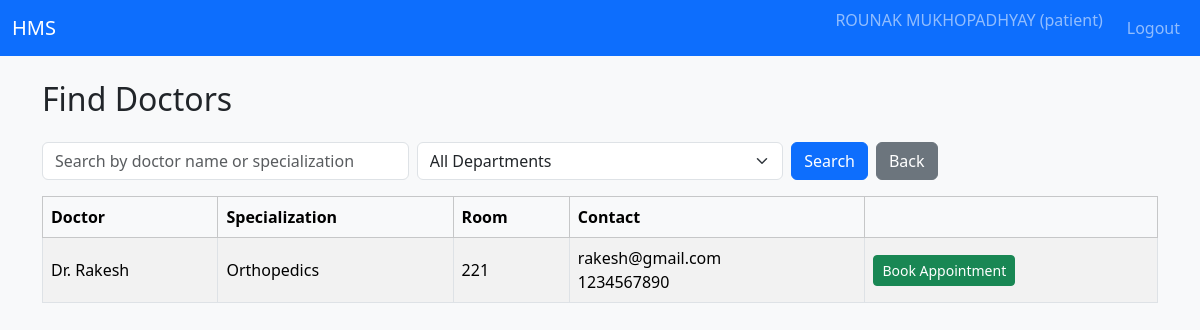
Before: /patient/doctors (signed in) with the older database file.
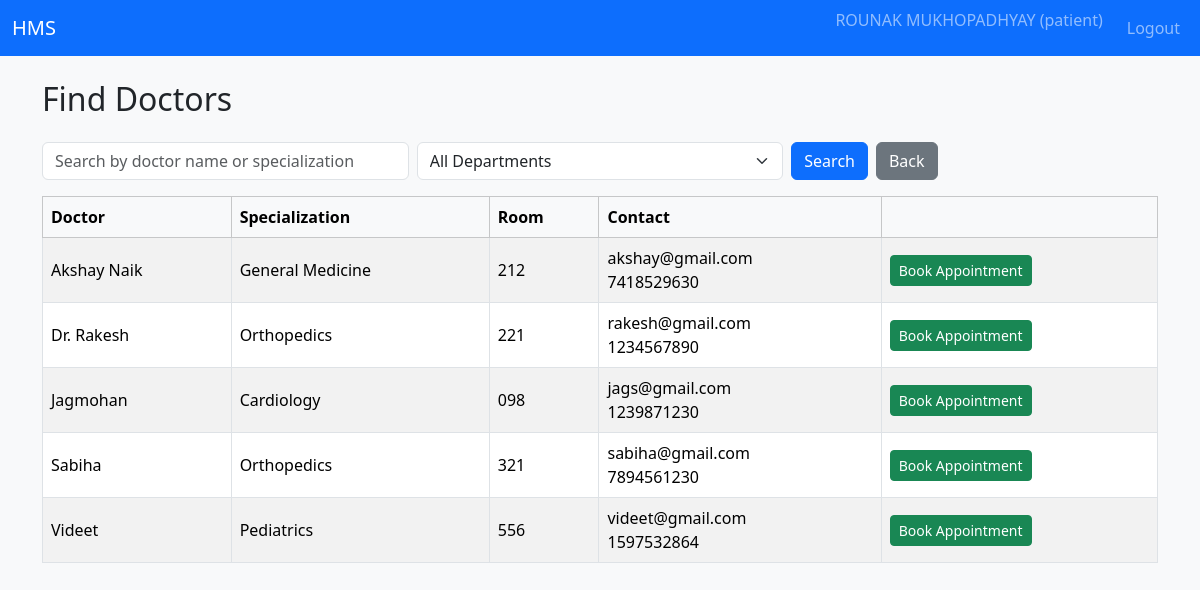
After: the same page with the newer database file.
### tables this page shows
CREATE TABLE doctors (
            id INTEGER PRIMARY KEY AUTOINCREMENT,
            user_id INTEGER NOT NULL,
            department_id INTEGER,
            bio TEXT,
            room_no TEXT,
            is_blacklisted INTEGER NOT NULL DEFAULT 0,
            FOREIGN KEY(user_id) REFERENCES users(id),
            FOREIGN KEY(department_id) REFERENCES departments(id)
        );

CREATE TABLE users (
            id INTEGER PRIMARY KEY AUTOINCREMENT,
            username TEXT UNIQUE NOT NULL,
            password_hash TEXT NOT NULL,
            full_name TEXT NOT NULL,
            email TEXT,
            phone TEXT,
            role TEXT NOT NULL CHECK(role IN ('admin', 'doctor', 'patient')),
            is_active INTEGER NOT NULL DEFAULT 1,
            created_at TEXT NOT NULL
        );

CREATE TABLE departments (
            id INTEGER PRIMARY KEY AUTOINCREMENT,
            name TEXT UNIQUE NOT NULL,
            description TEXT,
            created_at TEXT NOT NULL
        );

### controllers/routes.py (the view)
@main_bp.route("/patient/doctors")
@login_required
@role_required("patient")
def patient_doctors():
    q = request.args.get("q", "").strip()
    department_id = request.args.get("department_id", "").strip()
    conn = get_db_connection()
    cur = conn.cursor()
    query = """
        SELECT d.id AS doctor_id,
               u.full_name,
               u.email,
               u.phone,
               d.room_no,
               dept.name AS dept_name
        FROM doctors d
        JOIN users u ON d.user_id = u.id
        LEFT JOIN departments dept ON d.department_id = dept.id
        WHERE d.is_blacklisted = 0 AND u.is_active = 1
    """
    params = []
    if department_id:
        query += " AND dept.id = ?"
        params.append(department_id)
    if q:
        query += " AND (u.full_name LIKE ? OR dept.name LIKE ?)"
        like_q = f"%{q}%"
        params.extend([like_q, like_q])
    query += " ORDER BY u.full_name;"
    cur.execute(query, params)
    doctors = cur.fetchall()
    cur.execute("SELECT * FROM departments ORDER BY name;")
    departments = cur.fetchall()
    conn.close()
    return render_template("patient_doctors.html", doctors=doctors, departments=departments)

### controllers/routes.py (called while the page is built)
def login_required(view_func):
    @wraps(view_func)
    def wrapped(*args, **kwargs):
        if "user_id" not in session:
            flash("Please log in to continue.", "warning")
            return redirect(url_for("main.login"))
        return view_func(*args, **kwargs)
    return wrapped

def role_required(role):
    def decorator(view_func):
        @wraps(view_func)
        def wrapped(*args, **kwargs):
            if "user_id" not in session or session.get("role") != role:
                flash("Unauthorized access.", "danger")
                return redirect(url_for("main.login"))
            return view_func(*args, **kwargs)
        return wrapped
    return decorator

### models/models.py (called while the page is built)
def get_db_connection():
    conn = sqlite3.connect(DB_PATH)
    conn.row_factory = sqlite3.Row
    return conn

### templates/patient_doctors.html (shortened to what this page needs)
{% extends "base.html" %}
{% block content %}
<h2>Find Doctors</h2>
<form class="row g-2 mt-3 mb-3" method="GET" action="{{ url_for('main.patient_doctors') }}">
    <div class="col-md-4">
        <input
            type="text"
            class="form-control"
            name="q"
            placeholder="Search by doctor name or specialization"
            value="{{ request.args.get('q', '') }}"
        >
    </div>
    <div class="col-md-4">
        <select class="form-select" name="department_id">
            <option value="">All Departments</option>
        </select>
    </div>
    <div class="col-md-4 d-flex">
        <button class="btn btn-primary me-2" type="submit">Search</button>
        <a href="{{ url_for('main.patient_dashboard') }}" class="btn btn-secondary">Back</a>
    </div>
</form>
<table class="table table-striped table-bordered align-middle">
    <thead class="table-light">
        <tr>
            <th>Doctor</th>
            <th>Specialization</th>
            <th>Room</th>
            <th>Contact</th>
            <th></th>
        </tr>
    </thead>
    <tbody>
    {% if doctors %}
        {% for d in doctors %}
        <tr>
            <td>{{ d['full_name'] }}</td>
            <td>{{ d['dept_name'] or 'N/A' }}</td>
            <td>{{ d['room_no'] or '-' }}</td>
            <td>
                {{ d['email'] or '-' }}<br>
                {{ d['phone'] or '-' }}
            </td>
            <td>
                <a
                    href="{{ url_for('main.patient_book_appointment', doctor_id=d['doctor_id']) }}"
                    class="btn btn-sm btn-success"
                >
                    Book Appointment
                </a>
            </td>
        </tr>
        {% endfor %}
    {% else %}
        <tr>
            <td colspan="5" class="text-center">No doctors found.</td>
        </tr>
    {% endif %}
    </tbody>
</table>
{% endblock %}

### templates/base.html (shortened to what this page needs)
<!DOCTYPE html>
<html lang="en">
<head>
    <link
        rel="stylesheet"
        href="https://cdn.jsdelivr.net/npm/bootstrap@5.3.2/dist/css/bootstrap.min.css"
    >
</head>
<body class="bg-light">
<nav class="navbar navbar-expand-lg navbar-dark bg-primary mb-4">
    <div class="container-fluid">
        <a class="navbar-brand" href="{{ url_for('main.index') }}">
            HMS
        </a>
        <div class="collapse navbar-collapse">
            <ul class="navbar-nav ms-auto">
                {% if session.get('user_id') %}
                <li class="nav-item">
                    <span class="navbar-text me-3">
                        {{ session.get('full_name', '') }} ({{ session.get('role', '') }})
                    </span>
                </li>
                <li class="nav-item">
                    <a class="nav-link" href="{{ url_for('main.logout') }}">Logout</a>
                </li>
                {% else %}
                <li class="nav-item">
                    <a class="nav-link" href="{{ url_for('main.login') }}">Login</a>
                </li>
                {% endif %}
            </ul>
        </div>
    </div>
</nav>
<div class="container">
    {% block content %}{% endblock %}
</div>
</body>
</html>

Changed rows visible on the page:
added doctors: full_name "Akshay Naik", name "General Medicine", room_no "212", email "akshay@gmail.com", phone "7418529630"
added doctors: full_name "Jagmohan", name "Cardiology", room_no "098", email "jags@gmail.com", phone "1239871230"
added doctors: full_name "Sabiha", name "Orthopedics", room_no "321", email "sabiha@gmail.com", phone "7894561230"
added doctors: full_name "Videet", name "Pediatrics", room_no "556", email "videet@gmail.com", phone "1597532864"
